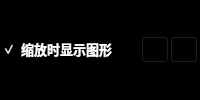
              <widget class="QFrame" name="frame_4">
               <property name="styleSheet">
                <string notr="true">background-color: rgb(0, 0, 0);</string>
               </property>
               <property name="frameShape">
                <enum>QFrame::StyledPanel</enum>
               </property>
               <property name="frameShadow">
                <enum>QFrame::Raised</enum>
               </property>
               <layout class="QGridLayout" name="gridLayout_10">
                <property name="leftMargin">
                 <number>1</number>
                </property>
                <property name="topMargin">
                 <number>1</number>
                </property>
                <property name="rightMargin">
                 <number>1</number>
                </property>
                <property name="bottomMargin">
                 <number>1</number>
                </property>
                <property name="spacing">
                 <number>1</number>
                </property>
                <item row="0" column="0">
                 <layout class="QHBoxLayout" name="horizontalLayout_8" stretch="1,10,1,1">
                  <item>
                   <widget class="QCheckBox" name="ckb_ShowObj">
                    <property name="font">
                     <font>
                      <family>微软雅黑</family>
                      <pointsize>10</pointsize>
                      <weight>75</weight>
                      <bold>true</bold>
                     </font>
                    </property>
                    <property name="styleSheet">
                     <string notr="true">color: rgb(255, 255, 255);</string>
                    </property>
                    <property name="text">
                     <string>缩放时显示图形</string>
                    </property>
                    <property name="checked">
                     <bool>true</bool>
                    </property>
                   </widget>
                  </item>
                  <item>
                   <widget class="QLabel" name="lbl_Status">
                    <property name="font">
                     <font>
                      <family>微软雅黑</family>
                      <pointsize>10</pointsize>
                      <weight>75</weight>
                      <bold>true</bold>
                     </font>
                    </property>
                    <property name="styleSheet">
                     <string notr="true">color: rgb(255, 255, 255);</string>
                    </property>
                    <property name="text">
                     <string/>
                    </property>
                    <property name="alignment">
                     <set>Qt::AlignCenter</set>
                    </property>
                   </widget>
                  </item>
                  <item>
                   <widget class="QToolButton" name="pBtn_FitImage">
                    <property name="text">
                     <string/>
                    </property>
                    <property name="icon">
                     <iconset>
                      <normaloff>:/QtToolTest/Resources/还原.png</normaloff>:/QtToolTest/Resources/还原.png</iconset>
                    </property>
                    <property name="iconSize">
                     <size>
                      <width>20</width>
                      <height>20</height>
                     </size>
                    </property>
                   </widget>
                  </item>
                  <item>
                   <widget class="QToolButton" name="btn_ClearWindow">
                    <property name="text">
                     <string/>
                    </property>
                    <property name="icon">
                     <iconset>
                      <normaloff>:/QtToolTest/Resources/恢复_重置.png</normaloff>:/QtToolTest/Resources/恢复_重置.png</iconset>
                    </property>
                    <property name="iconSize">
                     <size>
                      <width>20</width>
                      <height>20</height>
                     </size>
                    </property>
                   </widget>
                  </item>
                 </layout>
                </item>
               </layout>
              </widget>
